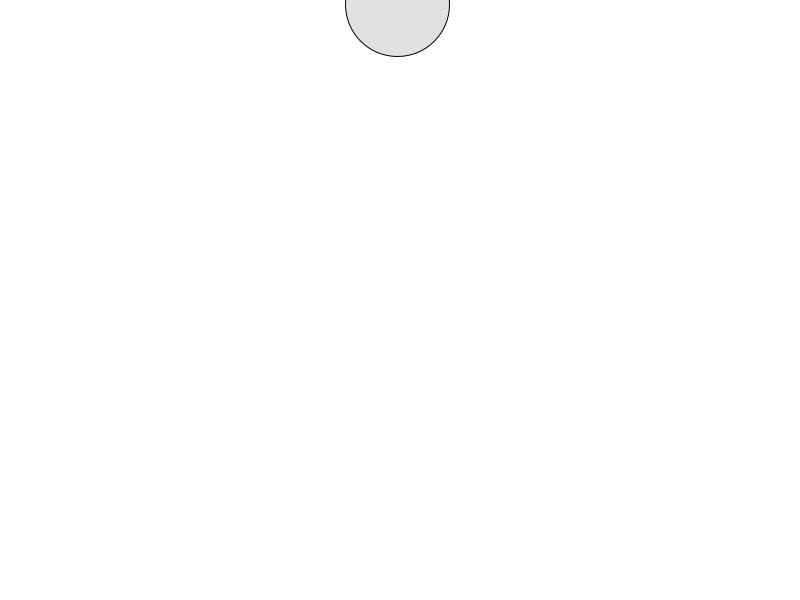
Frame 1 (no input)
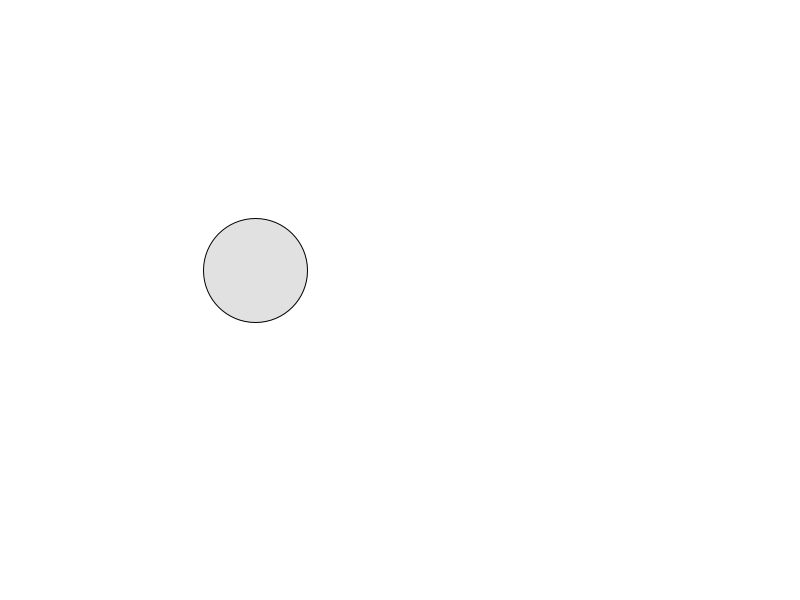
Frame 60 (the mouse pressed at the canvas centre just before this capture)
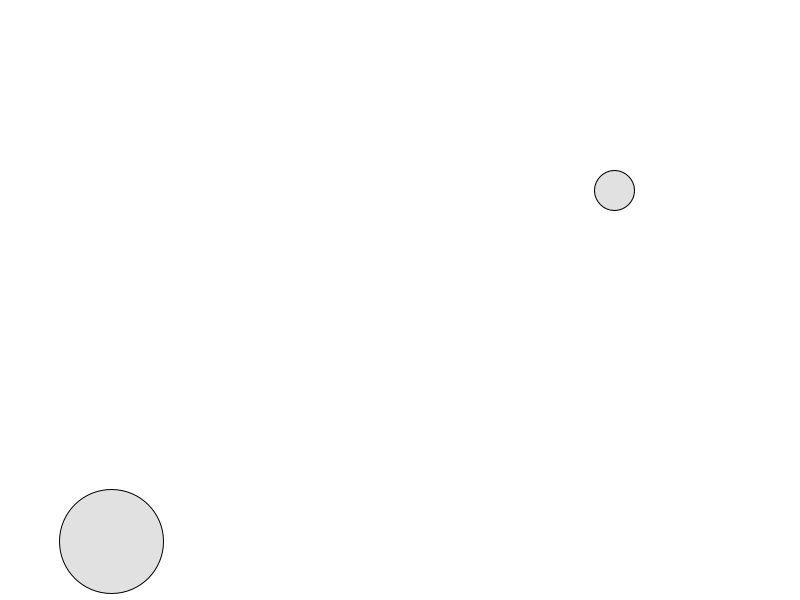
Frame 120 (the mouse held since frame 60 and released just before this capture)

The Processing sketch that drew these frames (run headless with seeded random() and noise(); from frame 60 on, the mouse is pressed at the canvas centre):

// Processing sketch: sketch_0010_01_intersection
// ── sketch_0010_01_intersection.pde
Ball[] balls; 

void setup() {
  size(800, 600);

  // Initialize balls
  balls = new Ball[] {new Ball(width/2, 0)};
}

void draw() {
  background(255);
 
 for(int i = 0; i < balls.length; i++) { //<>//
   balls[i].move();
    for(int j = i+1; j < balls.length; j++) {  //<>//
      if (balls[i].intersect(balls[j])){
        balls[i].highLight();
        balls[j].highLight();
      }
    }
    
    balls[i].display();
 }
}

void mousePressed () {
  Ball ball = new Ball(mouseX, mouseY);
  balls = (Ball[])append(balls, ball);
}

// ── Ball.pde
class Ball {

  float r; // radius
  float x, y;
  float xspeed, yspeed;
  int alpha = 50;
  color c = color(100, 50);

  // Constructor
  Ball(float x, float y) {
    r = random(1, width/10);
    this.x = x;
    this.y = y;
    xspeed = random( -5, 5);
    yspeed = random( -5, 5);
  }

  void move() {
    x += xspeed; // Increment x
    y += yspeed; // Increment y

    // Check horizontal edges
    if (x > width || x < 0) {
      xspeed *= - 1;
    }

    // Check vertical edges
    if (y > height || y < 0) {
      yspeed *= - 1;
    }
  }
  
  void highLight() { 
    c = color(0, alpha+30);
  }

  void display() {
    stroke(0);
    fill(c);
    ellipse(x, y, r*2, r*2);
    c = color(100, 50);
  }
  
  boolean intersect(Ball ball) {
    // calculate distance
    float distance = dist(x, y, ball.x, ball.y);
    
    return (distance < (r + ball.r));
  }
}

// ── SolidBall.pde
class SolidBall extends Ball{

  // Constructor
  SolidBall(float x, float y) {
    super(x, y);
  }
  
  // touched not inter
  @Override
  boolean intersect( Ball ball) {
    // calculate distance
    float distance = dist(x, y, ball.x, ball.y);
    if ((distance <= (r + ball.r))) {
      xspeed *= - 1;
      yspeed *= - 1;
      ball.xspeed *= - 1;
      ball.yspeed *= - 1;
      return true;
    } else {
      return false;
    }
  }
}
